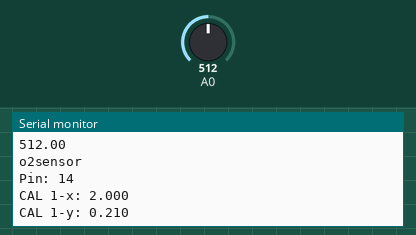
Simulated run of this sketch. Board: Arduino Uno, built with avr-gcc and run on an emulated ATmega328P. Parts: the last lines printed to the serial monitor. Inputs (shaded band) come from the test bench; at power-on: A0 = 512.

Above: at 1.2 s.
1.3 s: A0 set to 105
At 2.3 s:
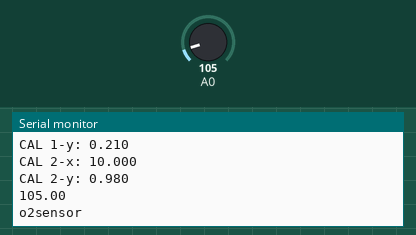
2.8 s: A0 set to 93
At 3.5 s:
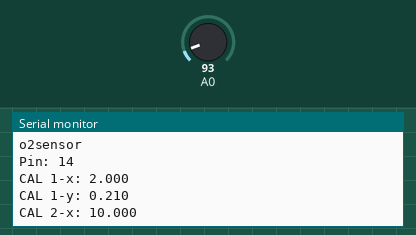
Timing chart, 0 to 5.8 s (numbered marks = the images above; inputs shaded):
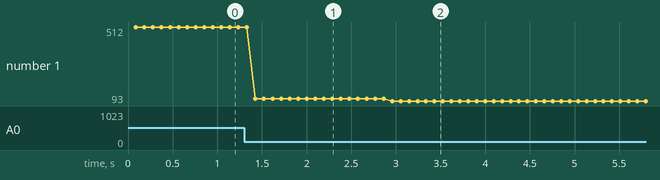

Measured:
- the behaviour switches between 100 and 99 on A0 (found by bisection; images 1 and 2)
- after the input at 1.3 s, the serial monitor: prints a new line after 0.13 s (image 1)
- after the input at 2.8 s, the serial monitor: prints a new line after 0.16 s (image 2)
- plotted number 1: 512 → 105 after the input at 1.3 s, 105 → 93 after the input at 2.8 s

The sketch:

o2sensor.ino
```cpp
/*   o2sensor Test
 *   (c)2019-2022, Dr.-Ing. Martin Richter, XENOSUN Diving
 *
 */

class o2sensor {
  private:
    int pin;
    float cal1x, cal1y, cal2x, cal2y;

  public:
    o2sensor(int sensorPin) {
      pin = sensorPin;
    }

    // calibrate the o2 sensor and write the result into the eeprom
    void calibrate() {
      cal1x = 2;
      cal1y = 0.21;
      cal2x = 10;
      cal2y = 0.98;

    }

    float convert(float sensorValue)
    {
      float ppO2 = 2;
      return ppO2;
    }

    // read ppo2
    float readPPO2() {
      // Lesen des Eingangs am analogen Pin A0
      int sensorValue = analogRead(pin);
      float ppO2 = sensorValue;
      return ppO2;
    }

    void toText() {
      Serial.println("o2sensor");
      Serial.print("Pin: "); Serial.println(pin);
      Serial.print("CAL 1-x: "); Serial.println(cal1x, 3);
      Serial.print("CAL 1-y: "); Serial.println(cal1y, 3);
      Serial.print("CAL 2-x: "); Serial.println(cal2x, 3);
      Serial.print("CAL 2-y: "); Serial.println(cal2y, 3);
      Serial.println(readPPO2());
    }

};

o2sensor sensor(A0);

void setup() {
  // initialize serial port
  Serial.begin(9600);
  sensor.calibrate();
}

void loop() {

  // Ausgabe des Wertes über die serielle Schnittstelle
  sensor.toText();
}

// eof o2sensor.ino
```
